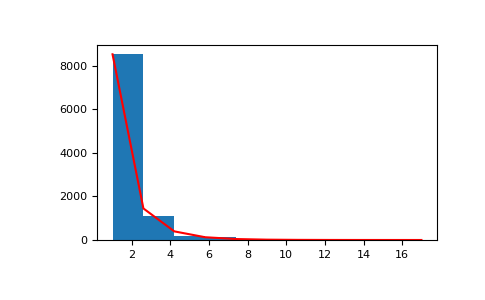

Write Python code to recreate this figure.
# Draw samples from the distribution:

a = .6
s = np.random.default_rng().logseries(a, 10000)
import matplotlib.pyplot as plt
count, bins, ignored = plt.hist(s)

# #   plot against distribution

def logseries(k, p):
    return -p**k/(k*np.log(1-p))
plt.plot(bins, logseries(bins, a) * count.max()/
         logseries(bins, a).max(), 'r')
plt.show()
